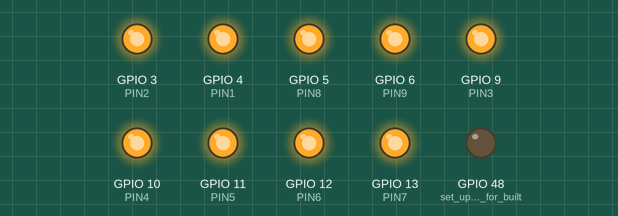
The sketch below on a simulated ESP32-S3. Shown: output pins drawn as LEDs (lit = HIGH). What the sketch prints to the serial monitor is not drawn.

Above: at 0.1 s.
Timing chart, 0 to 1.6 s (numbered marks = the images above):
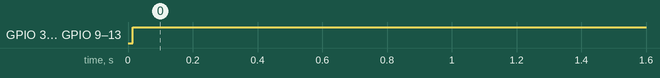

Measured:
- by itself, GPIO 3 (PIN2), GPIO 5 (PIN8), GPIO 6 (PIN9), GPIO 9 (PIN3), GPIO 10 (PIN4), GPIO 11 (PIN5), GPIO 12 (PIN6), GPIO 13 (PIN7): LOW → HIGH at 0.01 s

The sketch:

9led.ino
```cpp
bool useInternalLED = true; // which LED to blink
char MAC_ADDRESS[13]; // MAC addresses are 12 chars, plus the NULL terminator

// pin definitions
// changes from ESP32 Feather to ESP32S3: pin 32 becomes 6, 14 becomes 5

#define PIN1  A3
#define PIN2  A2
#define PIN3  9
#define PIN4  10
#define PIN5  11
#define PIN6  12
#define PIN7  13
#define PIN8  A4
#define PIN9  A5


void macro_prints(); // print some helpful macros

void setup() {
  //  setup(); // include previous setup for serial, and for the internal LED
  Serial.begin(115200);           // initialise the serial line
  getMAC(MAC_ADDRESS);            // store the MAC address as a chip identifier
  pinMode(LED_BUILTIN, OUTPUT);   // set up GPIO pin for built-in LED
  Serial.println("\nsetup01..."); // say hi
  Serial.printf("\nsetup02...\nESP32 MAC = %s\n", MAC_ADDRESS); // ESP's "ID"

  // set up GPIO pin for an external LED
  pinMode(PIN1, OUTPUT); // set up LED pin as a digital output
  pinMode(PIN2, OUTPUT); // set up LED pin as a digital output
  pinMode(PIN3, OUTPUT); // set up LED pin as a digital output
  pinMode(PIN4, OUTPUT); // set up LED pin as a digital output
  pinMode(PIN5, OUTPUT); // set up LED pin as a digital output
  pinMode(PIN6, OUTPUT); // set up LED pin as a digital output
  pinMode(PIN7, OUTPUT); // set up LED pin as a digital output
  pinMode(PIN8, OUTPUT); // set up LED pin as a digital output
  pinMode(PIN9, OUTPUT); // set up LED pin as a digital output

//  // set up GPIO pin for a switch
//  pinMode(SWITCH_PIN, INPUT_PULLUP); // digital in, built-in pullup resistor

  macro_prints();
}

void getMAC(char *buf) { // the MAC is 6 bytes, so needs careful conversion...
  uint64_t mac = ESP.getEfuseMac(); // ...to string (high 2, low 4):
  char rev[13];
  sprintf(rev, "%04X%08X", (uint16_t) (mac >> 32), (uint32_t) mac);

  // the byte order in the ESP has to be reversed relative to normal Arduino
  for (int i = 0, j = 11; i <= 10; i += 2, j -= 2) {
    buf[i] = rev[j - 1];
    buf[i + 1] = rev[j];
  }
  buf[12] = '\0';
}

void ledOn()  {
  digitalWrite(LED_BUILTIN, HIGH);
}
void ledOff() {
  digitalWrite(LED_BUILTIN, LOW);
}

void blink(int times, int pause) {
  ledOff();
  for (int i = 0; i < times; i++) {
    ledOn(); delay(pause); ledOff(); delay(pause);
  }
}


void loop() {
    digitalWrite(PIN1, HIGH);       // on...
    digitalWrite(PIN2, HIGH);       // on...
    digitalWrite(PIN3, HIGH);       // on...
    digitalWrite(PIN4, HIGH);       // on...
    digitalWrite(PIN5, HIGH);       // on...
    digitalWrite(PIN6, HIGH);       // on...
    digitalWrite(PIN7, HIGH);       // on...
    digitalWrite(PIN8, HIGH);       // on...
    digitalWrite(PIN9, HIGH);       // on...
}

// some helpful macro printouts from ../HelloWorld
void macro_prints() {
#ifdef ESP_IDF_VERSION_MAJOR
  Serial.printf( // IDF version
    "IDF version: %d.%d.%d\n",
    ESP_IDF_VERSION_MAJOR, ESP_IDF_VERSION_MINOR, ESP_IDF_VERSION_PATCH
  );
#endif
#ifdef ESP_ARDUINO_VERSION_MAJOR
  Serial.printf(
    "ESP_ARDUINO_VERSION_MAJOR=%d; MINOR=%d; PATCH=%d\n",
    ESP_ARDUINO_VERSION_MAJOR, ESP_ARDUINO_VERSION_MINOR,
    ESP_ARDUINO_VERSION_PATCH
  );
#endif
#ifdef ARDUINO_FEATHER_ESP32
  Serial.printf("ARDUINO_FEATHER_ESP32 is defined\n");
#endif
#ifdef ARDUINO_ARCH_ESP32
  Serial.printf("ARDUINO_ARCH_ESP32 is defined\n");
#endif
#if CONFIG_IDF_TARGET_ESP32
  Serial.printf("CONFIG_IDF_TARGET_ESP32\n");
#endif
#if CONFIG_IDF_TARGET_ESP32S3
  Serial.printf("CONFIG_IDF_TARGET_ESP32S3\n");
#endif
#ifdef ESP_PLATFORM
  Serial.printf("ESP_PLATFORM is defined\n");
#endif
#ifdef ESP32
  Serial.printf("ESP32 is defined\n");
#endif
#ifdef IDF_VER
  Serial.printf("IDF_VER=%s\n", IDF_VER);
#endif
#ifdef ARDUINO
  Serial.printf("ARDUINO=%d\n", ARDUINO);
#endif
#ifdef ARDUINO_BOARD
  Serial.printf("ARDUINO_BOARD=%s\n", ARDUINO_BOARD);
#endif
#ifdef ARDUINO_VARIANT
  Serial.printf("ARDUINO_VARIANT=%s\n", ARDUINO_VARIANT);
#endif
#ifdef ARDUINO_SERIAL_PORT
  Serial.printf("ARDUINO_SERIAL_PORT=%d\n", ARDUINO_SERIAL_PORT);
#endif
}
```
